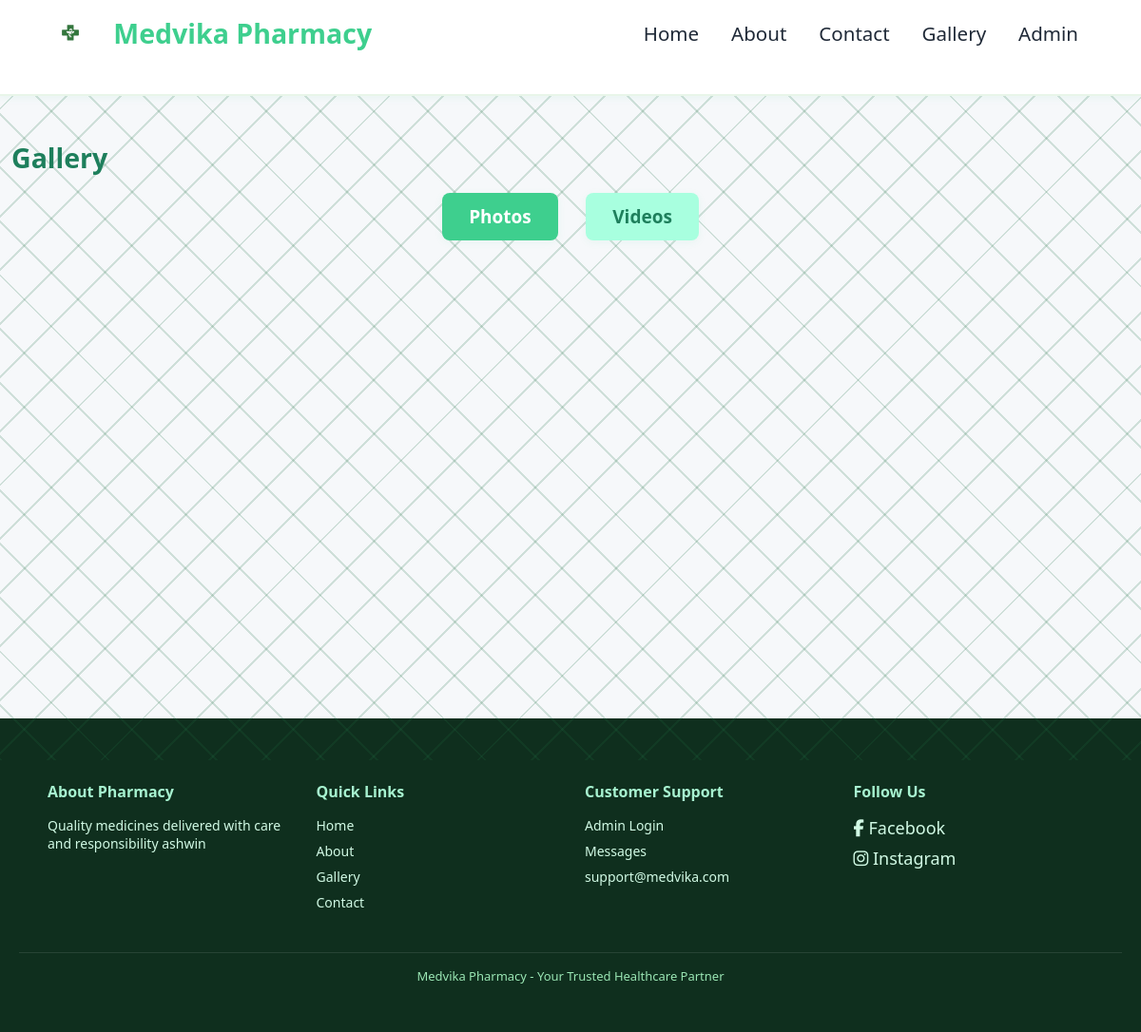
The page /gallery on the database its author committed.
### tables this page shows
CREATE TABLE settings (
            id INTEGER PRIMARY KEY CHECK (id = 1),
            website_name TEXT DEFAULT 'Medvika Pharmacy',
            website_description TEXT DEFAULT 'Trusted pharmacy delivering quality medicines with care',
            contact_email TEXT DEFAULT 'support@medvika.com',
            contact_phone TEXT DEFAULT '+91 9026805902',
            contact_address TEXT DEFAULT 'Delhi, India',
            business_hours TEXT DEFAULT 'Mon-Sun: 9:00 AM - 9:00 PM',
            footer_text TEXT DEFAULT 'Medvika Pharmacy - Your Trusted Healthcare Partner',
            footer_description TEXT DEFAULT 'Quality medicines delivered with care and responsibility',
            meta_description TEXT DEFAULT 'Online pharmacy delivering medicines',
            meta_keywords TEXT DEFAULT 'pharmacy, medicines, health',
            enable_gallery INTEGER DEFAULT 1,
            enable_contact INTEGER DEFAULT 1,
            enable_reviews INTEGER DEFAULT 1
        , admin_username TEXT DEFAULT 'admin', admin_password TEXT);

CREATE TABLE social_links (
            id INTEGER PRIMARY KEY AUTOINCREMENT,
            platform TEXT NOT NULL UNIQUE,
            icon TEXT NOT NULL,
            link_url TEXT NOT NULL
        );

### routes/public.py (the view)
@public_bp.route('/gallery')
def gallery():
    conn = get_db_connection()
    photos = conn.execute(
        'SELECT * FROM admin_content WHERE media_type = "photo" AND status = "visible" ORDER BY created_at DESC'
    ).fetchall()
    videos = conn.execute(
        'SELECT * FROM admin_content WHERE media_type = "video" AND status = "visible" ORDER BY created_at DESC'
    ).fetchall()
    conn.close()
    return render_template('gallery.html', photos=photos, videos=videos)

### app.py (called while the page is built)
@app.before_request
def log_request_info():
    try:
        ip = request.headers.get('X-Forwarded-For', request.remote_addr)
        if ip and ',' in ip:
            ip = ip.split(',')[0].strip()
        logging.info('ACCESS %s %s %s', ip or '-', request.method, request.path)
    except Exception:
        pass

@app.context_processor
def inject_global_data():
    try:
        conn = get_db_connection()
        settings = conn.execute('SELECT * FROM settings WHERE id = 1').fetchone()
        conn.close()
        if settings is None:
            settings = DEFAULT_SETTINGS
    except Exception:
        settings = DEFAULT_SETTINGS
    return {
        'social_links': get_social_links(),
        'site_settings': settings
    }

### utils/helpers.py (called while the page is built)
def get_social_links():
    try:
        conn = get_db_connection()
        links = conn.execute('SELECT * FROM social_links ORDER BY id').fetchall()
        conn.close()
        return links
    except Exception:
        return []

### templates/gallery.html (shortened to what this page needs)
{% extends 'base.html' %}
{% block head %}
<link rel="stylesheet" href="{{ url_for('static', filename='css/custom-card.css') }}">
<link rel="stylesheet" href="{{ url_for('static', filename='css/gallery.css') }}">
<link rel="stylesheet" href="{{ url_for('static', filename='css/home.css') }}">
<link rel="stylesheet" href="{{ url_for('static', filename='css/about.css') }}">
{% endblock %}
{% block content %}
<section class="gallery-section" style="max-width:1200px;margin:6px auto 40px auto;padding:0 12px;overflow-x:hidden;">
    <h2 style="margin-top:2px;margin-bottom:18px;">Gallery</h2>
    <div class="gallery-toggle" style="display:flex;gap:12px;margin-bottom:15px;">
        <button id="show-photos" class="btn btn-toggle active" style="margin-right:8px;">Photos</button>
        <button id="show-videos" class="btn btn-toggle">Videos</button>
    </div>
</section>
{% endblock %}

### templates/base.html (shortened to what this page needs)
<!DOCTYPE html>
<html lang="en">
<head>
    <link rel="stylesheet" href="{{ url_for('static', filename='css/style.css') }}">
    <link rel="stylesheet" href="{{ url_for('static', filename='css/navfooter.css') }}">
    <link rel="stylesheet" href="https://cdnjs.cloudflare.com/ajax/libs/font-awesome/6.5.1/css/all.min.css">
    {% block head %}{% endblock %}
</head>
<body>
    <div class="medical-bg"></div>
    <nav class="navbar">
      <div class="nav-container">
        <div class="logo">
          <img src="{{ url_for('static', filename='img/icons/logo.png') }}" alt="Medvika Logo" style="height:32px;width:auto;vertical-align:middle;margin-right:8px;">
          Medvika Pharmacy
        </div>
        <div class="nav-links" id="navLinks">
          <a href="/">Home</a>
          <a href="/about">About</a>
          <a href="/contact">Contact</a>
          <a href="/gallery">Gallery</a>
          {% if 'admin_logged_in' in session %}
          <a href="/admin/dashboard">Admin</a>
          {% else %}
          <a href="/admin">Admin</a>
          {% endif %}
        </div>
      </div>
    </nav>
    <main class="main-content">
        {% block content %}{% endblock %}
    </main>
    <footer>
      <div class="footer-container">
        <div class="footer-box">
          <h3>About Pharmacy</h3>
          <p>
            {{ site_settings.footer_description or 'Trusted & licensed pharmacy delivering quality medicines with care and responsibility.' }}
          </p>
        </div>
        <div class="footer-box">
          <h3>Quick Links</h3>
          <a href="/">Home</a>
          <a href="/about">About</a>
          <a href="/gallery">Gallery</a>
          <a href="/contact">Contact</a>
        </div>
        <div class="footer-box">
          <h3>Customer Support</h3>
          <a href="/admin">Admin Login</a>
          <a href="/admin/messages">Messages</a>
          <a href="mailto:{{ site_settings.contact_email or 'support@medvika.com' }}">{{ site_settings.contact_email or 'support@medvika.com' }}</a>
        </div>
        <div class="footer-box">
          <h3>Follow Us</h3>
          <div class="social-icons">
            {% if social_links %}
              {% for link in social_links %}
              <a href="{{ link.link_url }}" target="_blank" title="{{ link.platform }}"><i class="{{ link.icon }}"></i> {{ link.platform }}</a>
              {% endfor %}
            {% else %}
              <p style="color: #94a3b8; font-size: 0.9rem;">No social links configured</p>
            {% endif %}
          </div>
        </div>
      </div>
      <div class="footer-bottom">
        {{ site_settings.footer_text or '© 2026 Medvika Pharmacy. All Rights Reserved.' }}
      </div>
    </footer>
</body>
</html>

### static/css/style.css (style rules this page uses)
:root { --mint: #a8ffdf; --green: #3ecf8e; --dark-green: #1e7f5c; --white: #fff; --gray: #f6f8fa; --shadow: 0 2px 8px rgba(62, 207, 142, 0.08); }
html, body { height: 100%; margin: 0; padding: 0; font-family: 'Segoe UI', Arial, sans-serif; background: var(--gray); color: var(--dark-green); min-height: 100vh; }
.medical-bg { position: fixed; top: 0; left: 0; right: 0; bottom: 0; z-index: 0; pointer-events: none; width: 100vw; height: 100vh; background: repeating-linear-gradient(135deg, rgba(24, 87, 52, 0.18) 0 2px, transparent 2px 40px), repeating-linear-gradient(45deg, rgba(31,111,67,0.18) 0 2px, transparent 2px 40px); animation: bg-move 30s linear infinite; }
.navbar { background: var(--white); box-shadow: var(--shadow); padding: 0.5rem 0; position: sticky; top: 0; z-index: 10; }
.logo { display: flex; align-items: center; gap: 0.7rem; font-weight: bold; color: var(--green); font-size: 1.5rem; text-decoration: none; }
.nav-links { list-style: none; display: flex; gap: 1.2rem; margin: 0; padding: 0; }
.nav-links a { color: var(--dark-green); text-decoration: none; font-weight: 500; padding: 0.3rem 0.7rem; border-radius: 6px; transition: background 0.2s; }
.main-content { position: relative; z-index: 1; min-height: 70vh; padding: 2rem 0 3rem 0; }
.btn { display: inline-block; padding: 0.7rem 1.5rem; border: none; border-radius: 30px; background: var(--green); color: var(--white); font-weight: 600; font-size: 1rem; cursor: pointer; box-shadow: var(--shadow); transition: background 0.2s, transform 0.2s; text-decoration: none; }
.btn-toggle { background: var(--mint); color: var(--dark-green); margin: 0 0.5rem; border-radius: 20px; border: 2px solid var(--green); font-size: 1rem; padding: 0.5rem 1.5rem; cursor: pointer; transition: background 0.2s, border 0.2s; }
.btn-toggle.active, .btn-toggle:hover { background: var(--green); color: var(--white); border-color: var(--dark-green); }
.gallery-section { max-width: 1100px; margin: 0 auto; padding: 2rem 1rem; }
.gallery-toggle { display: flex; justify-content: center; margin-bottom: 2rem; }

### static/css/navfooter.css (style rules this page uses)
:root { --brand-green:#2e7d32; --green-soft:#e8f5e9; --brand-dark:#114422; --text:#1f2937; --gray:#6b7280; }
body { background: #f9fafb; color: var(--text); min-height: 100vh; overflow-x: hidden; }
.navbar { background:#ffffff; border-bottom:2px solid var(--green-soft); font-size: 1.08rem; min-height: 80px; }
.nav-container { max-width:1100px; width:100%; margin:auto; padding:6px 8px; display:flex; justify-content:space-between; align-items:center; box-sizing: border-box; }
.logo { display: flex; align-items: center; gap: 0.75rem; font-weight: 700; margin-left: 0; }
.logo { margin-left:-8px; }
.nav-links { display:flex; gap:18px; }
.nav-links a { text-decoration:none; font-size: 1.08rem; color:var(--text); padding: 0 8px; }
footer { background:#0f2f1e; color:#e5f9ec; padding:50px 20px; overflow-x: hidden; font-size: 1.08rem; }
.footer-container { max-width:1100px; margin:auto; display:grid; grid-template-columns:repeat(auto-fit,minmax(220px,1fr)); gap:30px; }
.footer-box h3 { margin-bottom:15px; font-size:16px; color:#a7f3d0; }
.footer-box p, .footer-box a { font-size:14px; color:#d1fae5; text-decoration:none; display:block; margin-bottom:8px; }
.social-icons a { font-size:18px; margin-right:12px; color:#d1fae5; }
.footer-bottom { margin-top:35px; text-align:center; font-size:13px; color:#9ae6b4; border-top:1px solid rgba(255,255,255,0.1); padding-top:15px; }

### static/css/gallery.css (style rules this page uses)
:root { --mint: #a8ffdf; --green: #3ecf8e; --dark-green: #1e7f5c; --white: #fff; --gray: #f6f8fa; --shadow: 0 2px 8px rgba(62, 207, 142, 0.08); }
html, body { height: 100%; margin: 0; padding: 0; font-family: 'Segoe UI', Arial, sans-serif; background: var(--gray); color: var(--dark-green); min-height: 100vh; }
.medical-bg { position: fixed; top: 0; left: 0; right: 0; bottom: 0; z-index: 0; pointer-events: none; width: 100vw; height: 100vh; background: repeating-linear-gradient(135deg, rgba(31,111,67,0.18) 0 2px, transparent 2px 40px), repeating-linear-gradient(45deg, rgba(18, 44, 30, 0.18) 0 2px, transparent 2px 40px); animation: bg-move 30s linear infinite; }
.navbar { background: var(--white); box-shadow: var(--shadow); padding: 0.5rem 0; position: sticky; top: 0; z-index: 10; }
.logo { display: flex; align-items: center; gap: 0.7rem; font-weight: bold; color: var(--green); font-size: 1.5rem; text-decoration: none; }

### rows shown on the page
settings: footer_description "Quality medicines delivered with care and responsibility ashwin", contact_email "support@medvika.com", footer_text "Medvika Pharmacy - Your Trusted Healthcare Partner"
social_links: platform "Facebook"
social_links: platform "Instagram"
